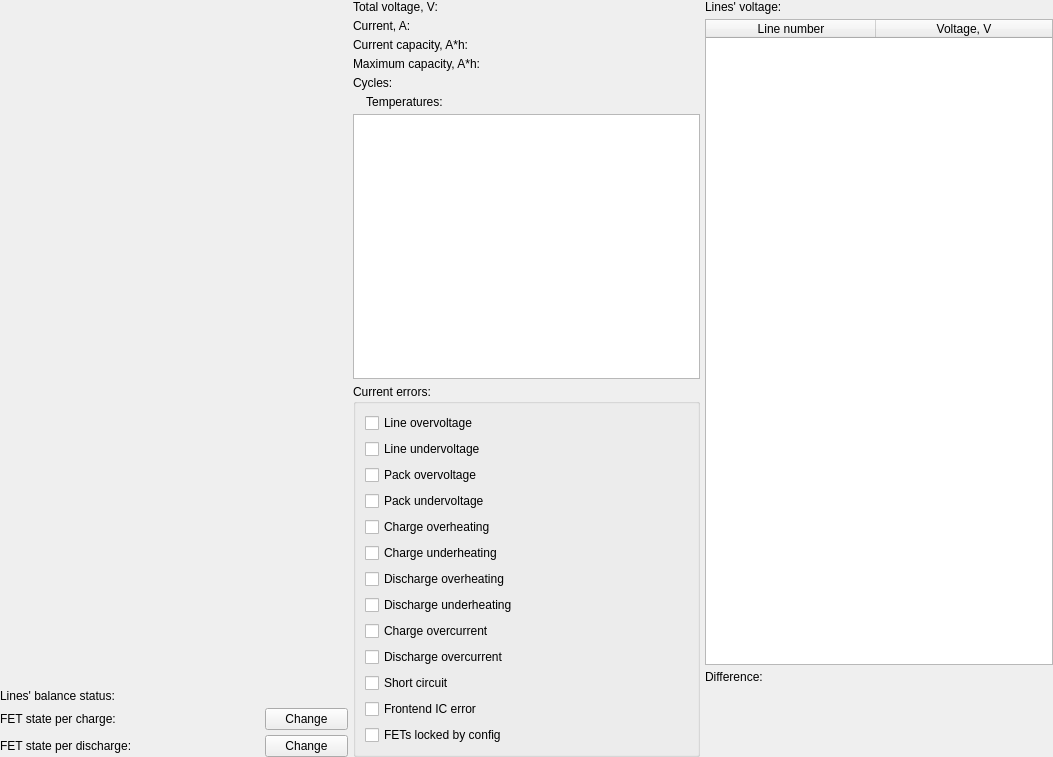
<?xml version="1.0" encoding="UTF-8"?>
<ui version="4.0">
 <class>MainInfoWidget</class>
 <widget class="QWidget" name="MainInfoWidget">
  <property name="geometry">
   <rect>
    <x>0</x>
    <y>0</y>
    <width>1053</width>
    <height>757</height>
   </rect>
  </property>
  <property name="windowTitle">
   <string>Form</string>
  </property>
  <layout class="QGridLayout" name="gridLayout_3">
   <property name="leftMargin">
    <number>0</number>
   </property>
   <property name="topMargin">
    <number>0</number>
   </property>
   <property name="rightMargin">
    <number>0</number>
   </property>
   <property name="bottomMargin">
    <number>0</number>
   </property>
   <property name="spacing">
    <number>5</number>
   </property>
   <item row="0" column="0">
    <widget class="QWidget" name="batterySliderWidget" native="true">
     <property name="sizePolicy">
      <sizepolicy hsizetype="Expanding" vsizetype="Expanding">
       <horstretch>0</horstretch>
       <verstretch>0</verstretch>
      </sizepolicy>
     </property>
     <property name="minimumSize">
      <size>
       <width>100</width>
       <height>150</height>
      </size>
     </property>
    </widget>
   </item>
   <item row="0" column="1" rowspan="2">
    <layout class="QVBoxLayout" name="verticalLayout_6">
     <item>
      <layout class="QHBoxLayout" name="horizontalLayout">
       <item>
        <layout class="QVBoxLayout" name="verticalLayout_2">
         <item>
          <widget class="QLabel" name="label_3">
           <property name="text">
            <string>Total voltage, V:</string>
           </property>
          </widget>
         </item>
         <item>
          <widget class="QLabel" name="label_4">
           <property name="text">
            <string>Current, A:</string>
           </property>
          </widget>
         </item>
         <item>
          <widget class="QLabel" name="label_2">
           <property name="text">
            <string>Current capacity, A*h:</string>
           </property>
          </widget>
         </item>
         <item>
          <widget class="QLabel" name="label">
           <property name="text">
            <string>Maximum capacity, A*h: </string>
           </property>
          </widget>
         </item>
         <item>
          <widget class="QLabel" name="label_21">
           <property name="text">
            <string>Cycles:</string>
           </property>
          </widget>
         </item>
        </layout>
       </item>
       <item>
        <layout class="QVBoxLayout" name="verticalLayout">
         <item>
          <widget class="QLabel" name="totalVoltageLabel">
           <property name="text">
            <string/>
           </property>
          </widget>
         </item>
         <item>
          <widget class="QLabel" name="currentLabel">
           <property name="text">
            <string/>
           </property>
          </widget>
         </item>
         <item>
          <widget class="QLabel" name="currentCapacityLabel">
           <property name="text">
            <string/>
           </property>
          </widget>
         </item>
         <item>
          <widget class="QLabel" name="maxCapacityLabel">
           <property name="text">
            <string/>
           </property>
          </widget>
         </item>
         <item>
          <widget class="QLabel" name="cyclesLabel">
           <property name="text">
            <string/>
           </property>
          </widget>
         </item>
        </layout>
       </item>
      </layout>
     </item>
     <item>
      <widget class="QLabel" name="label_9">
       <property name="text">
        <string>    Temperatures:</string>
       </property>
      </widget>
     </item>
     <item>
      <widget class="QTableWidget" name="tempsTable">
       <property name="minimumSize">
        <size>
         <width>0</width>
         <height>90</height>
        </size>
       </property>
       <property name="editTriggers">
        <set>QAbstractItemView::NoEditTriggers</set>
       </property>
       <property name="tabKeyNavigation">
        <bool>false</bool>
       </property>
       <property name="showDropIndicator" stdset="0">
        <bool>false</bool>
       </property>
       <property name="dragDropOverwriteMode">
        <bool>false</bool>
       </property>
       <property name="selectionMode">
        <enum>QAbstractItemView::NoSelection</enum>
       </property>
       <property name="columnCount">
        <number>2</number>
       </property>
       <attribute name="horizontalHeaderVisible">
        <bool>false</bool>
       </attribute>
       <attribute name="horizontalHeaderDefaultSectionSize">
        <number>170</number>
       </attribute>
       <attribute name="horizontalHeaderHighlightSections">
        <bool>false</bool>
       </attribute>
       <attribute name="horizontalHeaderStretchLastSection">
        <bool>true</bool>
       </attribute>
       <attribute name="verticalHeaderVisible">
        <bool>false</bool>
       </attribute>
       <attribute name="verticalHeaderHighlightSections">
        <bool>false</bool>
       </attribute>
       <column>
        <property name="text">
         <string>Thermoresister number</string>
        </property>
       </column>
       <column>
        <property name="text">
         <string>Temperature, °C</string>
        </property>
       </column>
      </widget>
     </item>
     <item>
      <widget class="QGroupBox" name="groupBox">
       <property name="maximumSize">
        <size>
         <width>100000</width>
         <height>100000</height>
        </size>
       </property>
       <property name="title">
        <string>Current errors:</string>
       </property>
       <layout class="QVBoxLayout" name="verticalLayout_3">
        <item>
         <widget class="QCheckBox" name="lineOvervoltageChB">
          <property name="sizeIncrement">
           <size>
            <width>0</width>
            <height>0</height>
           </size>
          </property>
          <property name="font">
           <font>
            <underline>false</underline>
            <strikeout>false</strikeout>
            <stylestrategy>PreferAntialias</stylestrategy>
            <kerning>true</kerning>
           </font>
          </property>
          <property name="contextMenuPolicy">
           <enum>Qt::NoContextMenu</enum>
          </property>
          <property name="layoutDirection">
           <enum>Qt::LeftToRight</enum>
          </property>
          <property name="text">
           <string>Line overvoltage</string>
          </property>
          <property name="checkable">
           <bool>false</bool>
          </property>
         </widget>
        </item>
        <item>
         <widget class="QCheckBox" name="lineUndervoltageChB">
          <property name="sizeIncrement">
           <size>
            <width>0</width>
            <height>0</height>
           </size>
          </property>
          <property name="font">
           <font>
            <underline>false</underline>
            <strikeout>false</strikeout>
            <stylestrategy>PreferAntialias</stylestrategy>
            <kerning>true</kerning>
           </font>
          </property>
          <property name="contextMenuPolicy">
           <enum>Qt::NoContextMenu</enum>
          </property>
          <property name="layoutDirection">
           <enum>Qt::LeftToRight</enum>
          </property>
          <property name="text">
           <string>Line undervoltage</string>
          </property>
          <property name="checkable">
           <bool>false</bool>
          </property>
         </widget>
        </item>
        <item>
         <widget class="QCheckBox" name="packOvervoltageChB">
          <property name="sizeIncrement">
           <size>
            <width>0</width>
            <height>0</height>
           </size>
          </property>
          <property name="font">
           <font>
            <underline>false</underline>
            <strikeout>false</strikeout>
            <stylestrategy>PreferAntialias</stylestrategy>
            <kerning>true</kerning>
           </font>
          </property>
          <property name="contextMenuPolicy">
           <enum>Qt::NoContextMenu</enum>
          </property>
          <property name="layoutDirection">
           <enum>Qt::LeftToRight</enum>
          </property>
          <property name="text">
           <string>Pack overvoltage</string>
          </property>
          <property name="checkable">
           <bool>false</bool>
          </property>
         </widget>
        </item>
        <item>
         <widget class="QCheckBox" name="packUndervoltageChB">
          <property name="sizeIncrement">
           <size>
            <width>0</width>
            <height>0</height>
           </size>
          </property>
          <property name="font">
           <font>
            <underline>false</underline>
            <strikeout>false</strikeout>
            <stylestrategy>PreferAntialias</stylestrategy>
            <kerning>true</kerning>
           </font>
          </property>
          <property name="contextMenuPolicy">
           <enum>Qt::NoContextMenu</enum>
          </property>
          <property name="layoutDirection">
           <enum>Qt::LeftToRight</enum>
          </property>
          <property name="text">
           <string>Pack undervoltage</string>
          </property>
          <property name="checkable">
           <bool>false</bool>
          </property>
         </widget>
        </item>
        <item>
         <widget class="QCheckBox" name="chargeOverheatingChB">
          <property name="sizeIncrement">
           <size>
            <width>0</width>
            <height>0</height>
           </size>
          </property>
          <property name="font">
           <font>
            <underline>false</underline>
            <strikeout>false</strikeout>
            <stylestrategy>PreferAntialias</stylestrategy>
            <kerning>true</kerning>
           </font>
          </property>
          <property name="contextMenuPolicy">
           <enum>Qt::NoContextMenu</enum>
          </property>
          <property name="layoutDirection">
           <enum>Qt::LeftToRight</enum>
          </property>
          <property name="text">
           <string>Charge overheating</string>
          </property>
          <property name="checkable">
           <bool>false</bool>
          </property>
         </widget>
        </item>
        <item>
         <widget class="QCheckBox" name="chargeUnderheatingChB">
          <property name="sizeIncrement">
           <size>
            <width>0</width>
            <height>0</height>
           </size>
          </property>
          <property name="font">
           <font>
            <underline>false</underline>
            <strikeout>false</strikeout>
            <stylestrategy>PreferAntialias</stylestrategy>
            <kerning>true</kerning>
           </font>
          </property>
          <property name="contextMenuPolicy">
           <enum>Qt::NoContextMenu</enum>
          </property>
          <property name="layoutDirection">
           <enum>Qt::LeftToRight</enum>
          </property>
          <property name="text">
           <string>Charge underheating</string>
          </property>
          <property name="checkable">
           <bool>false</bool>
          </property>
         </widget>
        </item>
        <item>
         <widget class="QCheckBox" name="dischargeOverheatingChB">
          <property name="sizeIncrement">
           <size>
            <width>0</width>
            <height>0</height>
           </size>
          </property>
          <property name="font">
           <font>
            <underline>false</underline>
            <strikeout>false</strikeout>
            <stylestrategy>PreferAntialias</stylestrategy>
            <kerning>true</kerning>
           </font>
          </property>
          <property name="contextMenuPolicy">
           <enum>Qt::NoContextMenu</enum>
          </property>
          <property name="layoutDirection">
           <enum>Qt::LeftToRight</enum>
          </property>
          <property name="text">
           <string>Discharge overheating</string>
          </property>
          <property name="checkable">
           <bool>false</bool>
          </property>
         </widget>
        </item>
        <item>
         <widget class="QCheckBox" name="dischargeUnderheatingChB">
          <property name="sizeIncrement">
           <size>
            <width>0</width>
            <height>0</height>
           </size>
          </property>
          <property name="font">
           <font>
            <underline>false</underline>
            <strikeout>false</strikeout>
            <stylestrategy>PreferAntialias</stylestrategy>
            <kerning>true</kerning>
           </font>
          </property>
          <property name="contextMenuPolicy">
           <enum>Qt::NoContextMenu</enum>
          </property>
          <property name="layoutDirection">
           <enum>Qt::LeftToRight</enum>
          </property>
          <property name="text">
           <string>Discharge underheating</string>
          </property>
          <property name="checkable">
           <bool>false</bool>
          </property>
         </widget>
        </item>
        <item>
         <widget class="QCheckBox" name="chargeOvercurrentChB">
          <property name="sizeIncrement">
           <size>
            <width>0</width>
            <height>0</height>
           </size>
          </property>
          <property name="font">
           <font>
            <underline>false</underline>
            <strikeout>false</strikeout>
            <stylestrategy>PreferAntialias</stylestrategy>
            <kerning>true</kerning>
           </font>
          </property>
          <property name="contextMenuPolicy">
           <enum>Qt::NoContextMenu</enum>
          </property>
          <property name="layoutDirection">
           <enum>Qt::LeftToRight</enum>
          </property>
          <property name="text">
           <string>Charge overcurrent</string>
          </property>
          <property name="checkable">
           <bool>false</bool>
          </property>
         </widget>
        </item>
        <item>
         <widget class="QCheckBox" name="dischargeOvercurrentChB">
          <property name="sizeIncrement">
           <size>
            <width>0</width>
            <height>0</height>
           </size>
          </property>
          <property name="font">
           <font>
            <underline>false</underline>
            <strikeout>false</strikeout>
            <stylestrategy>PreferAntialias</stylestrategy>
            <kerning>true</kerning>
           </font>
          </property>
          <property name="contextMenuPolicy">
           <enum>Qt::NoContextMenu</enum>
          </property>
          <property name="layoutDirection">
           <enum>Qt::LeftToRight</enum>
          </property>
          <property name="text">
           <string>Discharge overcurrent</string>
          </property>
          <property name="checkable">
           <bool>false</bool>
          </property>
         </widget>
        </item>
        <item>
         <widget class="QCheckBox" name="shortCurcuitChB">
          <property name="sizeIncrement">
           <size>
            <width>0</width>
            <height>0</height>
           </size>
          </property>
          <property name="font">
           <font>
            <underline>false</underline>
            <strikeout>false</strikeout>
            <stylestrategy>PreferAntialias</stylestrategy>
            <kerning>true</kerning>
           </font>
          </property>
          <property name="contextMenuPolicy">
           <enum>Qt::NoContextMenu</enum>
          </property>
          <property name="layoutDirection">
           <enum>Qt::LeftToRight</enum>
          </property>
          <property name="text">
           <string>Short circuit</string>
          </property>
          <property name="checkable">
           <bool>false</bool>
          </property>
         </widget>
        </item>
        <item>
         <widget class="QCheckBox" name="frontendChB">
          <property name="sizeIncrement">
           <size>
            <width>0</width>
            <height>0</height>
           </size>
          </property>
          <property name="font">
           <font>
            <underline>false</underline>
            <strikeout>false</strikeout>
            <stylestrategy>PreferAntialias</stylestrategy>
            <kerning>true</kerning>
           </font>
          </property>
          <property name="contextMenuPolicy">
           <enum>Qt::NoContextMenu</enum>
          </property>
          <property name="layoutDirection">
           <enum>Qt::LeftToRight</enum>
          </property>
          <property name="text">
           <string>Frontend IC error</string>
          </property>
          <property name="checkable">
           <bool>false</bool>
          </property>
         </widget>
        </item>
        <item>
         <widget class="QCheckBox" name="ConfigChB">
          <property name="sizeIncrement">
           <size>
            <width>0</width>
            <height>0</height>
           </size>
          </property>
          <property name="font">
           <font>
            <underline>false</underline>
            <strikeout>false</strikeout>
            <stylestrategy>PreferAntialias</stylestrategy>
            <kerning>true</kerning>
           </font>
          </property>
          <property name="contextMenuPolicy">
           <enum>Qt::NoContextMenu</enum>
          </property>
          <property name="layoutDirection">
           <enum>Qt::LeftToRight</enum>
          </property>
          <property name="text">
           <string>FETs locked by config</string>
          </property>
          <property name="checkable">
           <bool>false</bool>
          </property>
         </widget>
        </item>
       </layout>
      </widget>
     </item>
    </layout>
   </item>
   <item row="0" column="2">
    <layout class="QVBoxLayout" name="verticalLayout_5">
     <item>
      <widget class="QLabel" name="label_14">
       <property name="text">
        <string>Lines' voltage:</string>
       </property>
      </widget>
     </item>
     <item>
      <widget class="QTableWidget" name="linesVoltageTable">
       <property name="editTriggers">
        <set>QAbstractItemView::NoEditTriggers</set>
       </property>
       <property name="tabKeyNavigation">
        <bool>false</bool>
       </property>
       <property name="showDropIndicator" stdset="0">
        <bool>false</bool>
       </property>
       <property name="dragDropOverwriteMode">
        <bool>false</bool>
       </property>
       <property name="selectionMode">
        <enum>QAbstractItemView::NoSelection</enum>
       </property>
       <property name="columnCount">
        <number>2</number>
       </property>
       <attribute name="horizontalHeaderDefaultSectionSize">
        <number>170</number>
       </attribute>
       <attribute name="horizontalHeaderHighlightSections">
        <bool>false</bool>
       </attribute>
       <attribute name="horizontalHeaderStretchLastSection">
        <bool>true</bool>
       </attribute>
       <attribute name="verticalHeaderVisible">
        <bool>false</bool>
       </attribute>
       <attribute name="verticalHeaderHighlightSections">
        <bool>false</bool>
       </attribute>
       <column>
        <property name="text">
         <string>Line number</string>
        </property>
       </column>
       <column>
        <property name="text">
         <string>Voltage, V</string>
        </property>
       </column>
      </widget>
     </item>
     <item>
      <layout class="QHBoxLayout" name="horizontalLayout_4">
       <item>
        <widget class="QLabel" name="label_19">
         <property name="text">
          <string>Difference:</string>
         </property>
        </widget>
       </item>
       <item>
        <widget class="QLabel" name="differenceLabel">
         <property name="text">
          <string/>
         </property>
        </widget>
       </item>
      </layout>
     </item>
    </layout>
   </item>
   <item row="1" column="0">
    <layout class="QGridLayout" name="gridLayout_2">
     <item row="0" column="1">
      <widget class="QLabel" name="linesBalanceLabel">
       <property name="text">
        <string/>
       </property>
      </widget>
     </item>
     <item row="1" column="0" colspan="2">
      <layout class="QGridLayout" name="gridLayout">
       <item row="0" column="0">
        <widget class="QLabel" name="label_7">
         <property name="text">
          <string>FET state per charge:</string>
         </property>
        </widget>
       </item>
       <item row="0" column="1" rowspan="2">
        <layout class="QVBoxLayout" name="verticalLayout_4">
         <item>
          <layout class="QHBoxLayout" name="horizontalLayout_2">
           <item>
            <widget class="QLabel" name="FETChargeLabel">
             <property name="text">
              <string/>
             </property>
            </widget>
           </item>
           <item>
            <widget class="QPushButton" name="FETChargeButton">
             <property name="text">
              <string>Change</string>
             </property>
            </widget>
           </item>
          </layout>
         </item>
         <item>
          <layout class="QHBoxLayout" name="horizontalLayout_3">
           <item>
            <widget class="QLabel" name="FETDischargeLabel">
             <property name="text">
              <string/>
             </property>
            </widget>
           </item>
           <item>
            <widget class="QPushButton" name="FETDischargeButton">
             <property name="text">
              <string>Change</string>
             </property>
            </widget>
           </item>
          </layout>
         </item>
        </layout>
       </item>
       <item row="1" column="0">
        <widget class="QLabel" name="label_8">
         <property name="text">
          <string>FET state per discharge:</string>
         </property>
        </widget>
       </item>
      </layout>
     </item>
     <item row="0" column="0">
      <widget class="QLabel" name="label_5">
       <property name="text">
        <string>Lines' balance status:</string>
       </property>
      </widget>
     </item>
    </layout>
   </item>
  </layout>
 </widget>
 <resources/>
 <connections/>
</ui>
